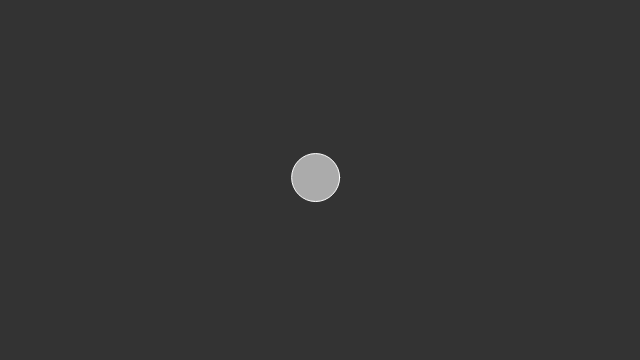
Frame 1 (no input)
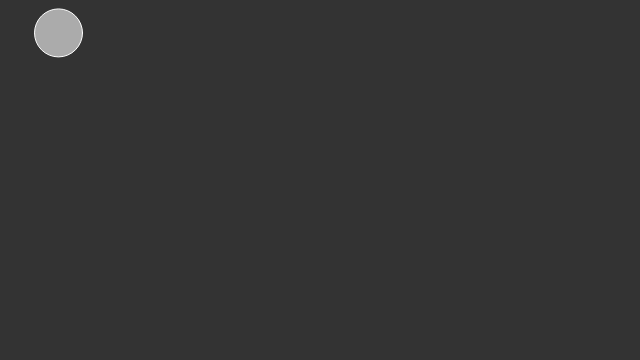
Frame 60 (no input)
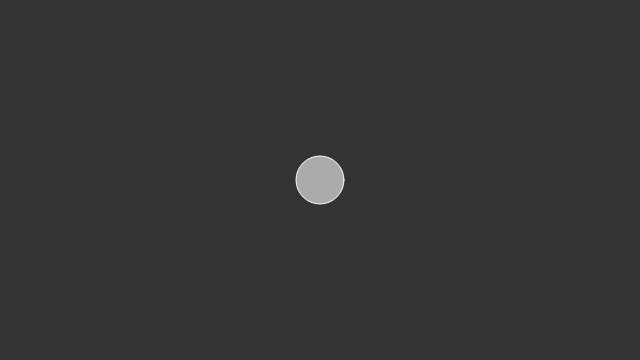
Frame 120 (the mouse pressed at the canvas centre since frame 60)

The p5.js sketch that drew these frames (run headless with seeded random() and noise() and a simulated clock; from frame 60 on, the mouse is pressed at the canvas centre):

// p5.js sketch
// ── sketch.js
var vehicle;

function setup() {
  createCanvas(640, 360);
  vehicle = new Vehicle(320, 180);
}

function draw() {
  background(51);
  
  //create target that the vehicle steers towards, set to mouse location
  var target = createVector(mouseX, mouseY);
  
  //make vehicle seek target
  vehicle.seek(target);
  
  vehicle.update();
  vehicle.display();
}
// ── vehicle.js
function Vehicle(x, y, m) {
  this.pos = createVector(x, y);
  this.vel = createVector(0, 0);
  this.acc = createVector(0, 0);
  this.maxspeed = 5;
  
  this.applyForce = function(force) {
    // var f = force.copy();
    // f.div(this.mass);
    this.acc.add(force);
  }
  
  //receives a vector as a target
  this.seek = function(target) {
    // use steering formula Steering = Desired - Velocity
    // Desired is a vector that points from the vehicle all the way towards the target
    // We can calculate Desired by taking the target's vector minus the vehicles location
    var desired = p5.Vector.sub(target, this.pos);
    //determine desired magnitude of the desired vector
    desired.setMag(this.maxspeed);
    
    // now that we have the desired velocity and the vehicle's current velocity we can calculate the steering force
    var steering = p5.Vector.sub(desired, this.vel);
    
    this.applyForce(steering);
  }
  
  this.update = function() {
    this.vel.add(this.acc);
    this.pos.add(this.vel);
    this.acc.set(0, 0);
  }
  
  this.display = function() {
    fill(255, 150);
    stroke(255);
    ellipse(this.pos.x, this.pos.y, 48, 48);
  }
}
